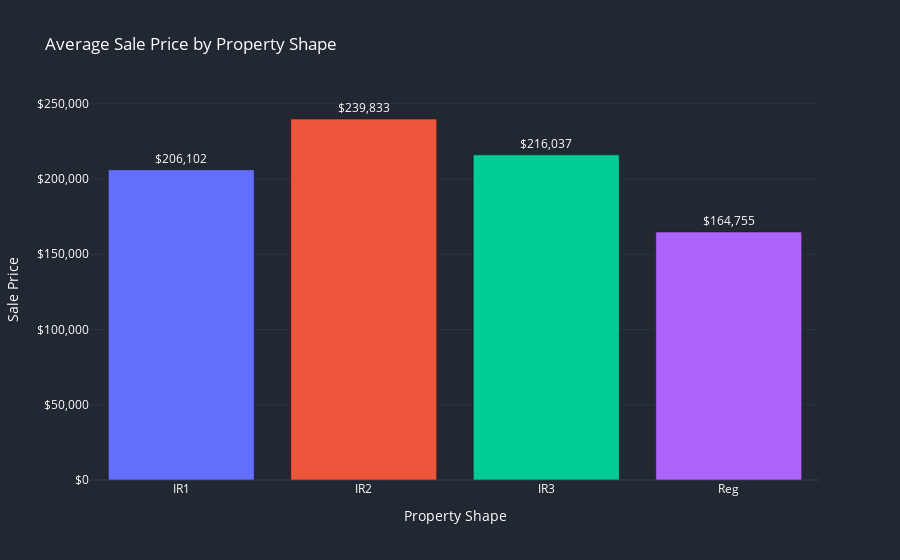

Source (notebook cell):
### Markdown cell above
General shape of property

       Reg	Regular	
       IR1	Slightly irregular
       IR2	Moderately Irregular
       IR3	Irregular
       
LandContour: Flatness of the property

       Lvl	Near Flat/Level	
       Bnk	Banked - Quick and significant rise from street grade to building
       HLS	Hillside - Significant slope from side to side
       Low	Depression

### Code cell
# 4. Average sale price by property shape

# Define a color palette for the charts
colors = px.colors.qualitative.Plotly

# Calculate average sale prices grouped by property shape and land contour
shape_prices = df.groupby('LotShape')['SalePrice'].mean()
contour_prices = df.groupby('LandContour')['SalePrice'].mean()

# Create a bar chart for average sale prices by property shape
fig7 = px.bar(x=shape_prices.index,
              y=shape_prices.values,
              title='Average Sale Price by Property Shape',
              template='plotly_dark', text=shape_prices.values)

fig7.update_traces(marker_color=colors, texttemplate='$%{text:,.0f}', textposition='outside')
fig7.update_yaxes(title='Sale Price', tickprefix='$', tickformat=',')
fig7.update_xaxes(title='Property Shape')
fig7.update_layout(showlegend=False)

# Create a bar chart for average sale prices by property contour
fig8 = px.bar(x=contour_prices.index,
              y=contour_prices.values,
              title='Average Sale Price by Property Contour',
              template='plotly_dark',
              text=contour_prices.values)

fig8.update_traces(marker_color=colors, texttemplate='$%{text:,.0f}', textposition='outside')
fig8.update_yaxes(title='Sale Price', tickprefix='$', tickformat=',')
fig8.update_xaxes(title='Property Contour')
fig8.update_layout(showlegend=False)

fig7.update_layout(
    plot_bgcolor='#222831',  
    paper_bgcolor='#222831',  
    font=dict(color='#FFFFFF'))
fig8.update_layout(
    plot_bgcolor='#222831',  
    paper_bgcolor='#222831',  
    font=dict(color='#FFFFFF'))

fig7.show()
fig8.show()

### Figure 1 — Plotly figure (JSON) as saved in the notebook; plotly's stock layout.template omitted (floating-point values rounded to 4 significant figures)
{"data": [{"alignmentgroup": "True", "hovertemplate": "x=%{x}<br>y=%{y}<br>text=%{text}<extra></extra>", "legendgroup": "", "marker": {"color": ["#636EFA", "#EF553B", "#00CC96", "#AB63FA", "#FFA15A", "#19D3F3", "#FF6692", "#B6E880", "#FF97FF", "#FECB52"], "pattern": {"shape": ""}}, "name": "", "offsetgroup": "", "orientation": "v", "showlegend": false, "text": [206100.0, 239800.0, 216000.0, 164800.0], "textposition": "outside", "texttemplate": "$%{text:,.0f}", "type": "bar", "x": ["IR1", "IR2", "IR3", "Reg"], "xaxis": "x", "y": [206100.0, 239800.0, 216000.0, 164800.0], "yaxis": "y"}], "layout": {"autosize": true, "barmode": "relative", "font": {"color": "#FFFFFF"}, "legend": {"tracegroupgap": 0}, "paper_bgcolor": "#222831", "plot_bgcolor": "#222831", "showlegend": false, "title": {"text": "Average Sale Price by Property Shape"}, "xaxis": {"anchor": "y", "autorange": true, "domain": [0, 1], "range": [-0.5, 3.5], "title": {"text": "Property Shape"}, "type": "category"}, "yaxis": {"anchor": "x", "autorange": true, "domain": [0, 1], "range": [0, 252500.0], "tickformat": ",", "tickprefix": "$", "title": {"text": "Sale Price"}, "type": "linear"}}}
